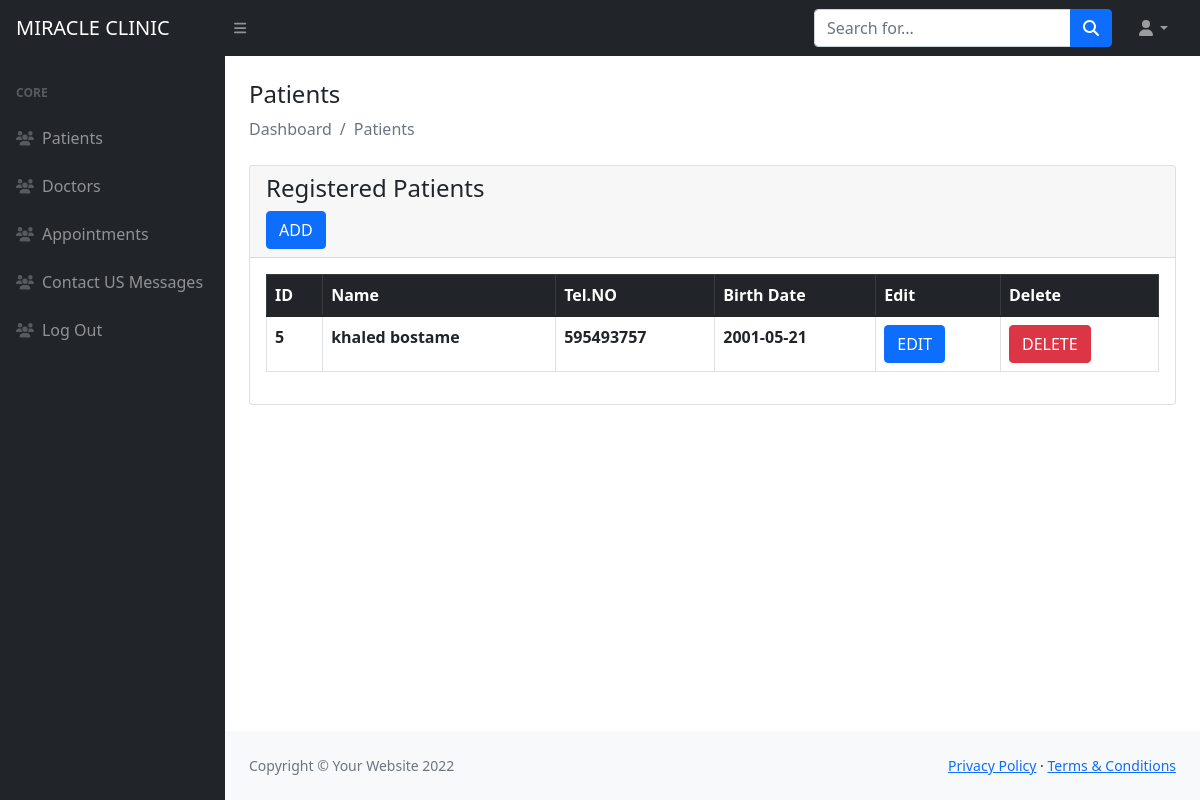
/admin/view-patients.php, run on the app's committed database.
### tables this page shows
CREATE TABLE `patient` (
  `ID` int(11) NOT NULL,
  `Name` varchar(30) NOT NULL,
  `TeleNO` int(11) NOT NULL,
  `BirthDate` date NOT NULL
);

### admin/view-patients.php (the view, shortened to what this page needs)
<?php
include ('includes/header.php')
?>
<?php
@$db =new mysqli('localhost', 'clinic', '123456', 'clinic');
$qrystr="SELECT * FROM patient";
$res=$db->query($qrystr);
?>
    <div class="container-fluid px-4">
        <h4 class="mt-4">Patients</h4>
        <ol class="breadcrumb mb-4">
            <li class="breadcrumb-item active">Dashboard</li>
            <li class="breadcrumb-item active">Patients</li>
        </ol>
        <div class="row">
            <div class="col-md-12">
                <div class="card">
                    <div class="card-header">
                        <h4>Registered Patients</h4>
                        <button type="button" class="btn btn-primary" data-bs-toggle="modal" data-bs-target="#PatientsModal">ADD</button>
                    </div>
                    <div class="card-body">
                    <table class="table table-bordered" style="background-color: white;">
                        <thead class="table-dark">
                        <tr>
                            <th>ID</th>
                            <th>Name</th>
                            <th>Tel.NO</th>
                            <th>Birth Date</th>
                            <th>Edit</th>
                            <th>Delete</th>
                        </tr>
                        </thead>
                        <?php
                        if($res)
                        {
                            while($row=mysqli_fetch_array($res)){
                                ?>
                                <tbody>
                                <tr>
                                    <th><?php echo $row['ID'];?></th>
                                    <th><?php echo $row['Name'];?></th>
                                    <th><?php echo $row['TeleNO'];?></th>
                                    <th><?php echo $row['BirthDate'];?></th>
                                    <th>
                                        <form action="patient-edit.php" method="post" >
                                            <button type="submit" name="patient_edit_data_btn" class="btn btn-primary"  >EDIT</button>
                                        </form>
                                    </th>
                                   <th> <form action="code.php" method="post" >
                                        <button type="submit" name="patient_delete_btn" class="btn btn-danger" >DELETE</button>
                                    </form></th>
                                </tr>
                                </tbody>
                                <?php
                            }
                        }
                        else{
                            echo "No Record Found";
                        }
                        ?>
                    </table>
                    </div>
                </div>
            </div>
        </div>
    </div>
<?php
include ('includes/footer.php')
?>
<?php
include ('includes/scripts.php')
?>

### data on the page
patient: ID "5", Name "khaled bostame", TeleNO "595493757", BirthDate "2001-05-21"
